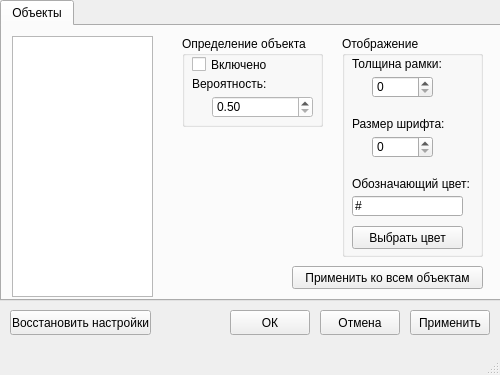
<?xml version="1.0" encoding="UTF-8"?>
<ui version="4.0">
 <class>MainWindow</class>
 <widget class="QMainWindow" name="MainWindow">
  <property name="windowModality">
   <enum>Qt::WindowModal</enum>
  </property>
  <property name="geometry">
   <rect>
    <x>0</x>
    <y>0</y>
    <width>500</width>
    <height>375</height>
   </rect>
  </property>
  <property name="tabletTracking">
   <bool>false</bool>
  </property>
  <property name="focusPolicy">
   <enum>Qt::NoFocus</enum>
  </property>
  <property name="contextMenuPolicy">
   <enum>Qt::DefaultContextMenu</enum>
  </property>
  <property name="windowTitle">
   <string>MainWindow</string>
  </property>
  <property name="inputMethodHints">
   <set>Qt::ImhNone</set>
  </property>
  <property name="toolButtonStyle">
   <enum>Qt::ToolButtonIconOnly</enum>
  </property>
  <property name="animated">
   <bool>true</bool>
  </property>
  <property name="documentMode">
   <bool>false</bool>
  </property>
  <property name="tabShape">
   <enum>QTabWidget::Rounded</enum>
  </property>
  <property name="dockOptions">
   <set>QMainWindow::AllowTabbedDocks|QMainWindow::AnimatedDocks</set>
  </property>
  <widget class="QWidget" name="centralwidget">
   <widget class="QTabWidget" name="tabWidget">
    <property name="geometry">
     <rect>
      <x>0</x>
      <y>0</y>
      <width>501</width>
      <height>301</height>
     </rect>
    </property>
    <property name="sizePolicy">
     <sizepolicy hsizetype="Expanding" vsizetype="Expanding">
      <horstretch>0</horstretch>
      <verstretch>0</verstretch>
     </sizepolicy>
    </property>
    <property name="currentIndex">
     <number>0</number>
    </property>
    <widget class="QWidget" name="tab">
     <attribute name="title">
      <string>Объекты</string>
     </attribute>
     <widget class="QGroupBox" name="groupBox">
      <property name="geometry">
       <rect>
        <x>180</x>
        <y>10</y>
        <width>141</width>
        <height>91</height>
       </rect>
      </property>
      <property name="title">
       <string>Определение объекта</string>
      </property>
      <widget class="QCheckBox" name="checkBox">
       <property name="geometry">
        <rect>
         <x>10</x>
         <y>20</y>
         <width>81</width>
         <height>17</height>
        </rect>
       </property>
       <property name="text">
        <string>Включено</string>
       </property>
       <property name="checked">
        <bool>false</bool>
       </property>
      </widget>
      <widget class="QLabel" name="label">
       <property name="geometry">
        <rect>
         <x>10</x>
         <y>40</y>
         <width>121</width>
         <height>16</height>
        </rect>
       </property>
       <property name="text">
        <string>Вероятность:</string>
       </property>
      </widget>
      <widget class="QDoubleSpinBox" name="doubleSpinBox">
       <property name="geometry">
        <rect>
         <x>30</x>
         <y>60</y>
         <width>101</width>
         <height>22</height>
        </rect>
       </property>
       <property name="palette">
        <palette>
         <active>
          <colorrole role="WindowText">
           <brush brushstyle="SolidPattern">
            <color alpha="255">
             <red>0</red>
             <green>0</green>
             <blue>0</blue>
            </color>
           </brush>
          </colorrole>
          <colorrole role="Button">
           <brush brushstyle="SolidPattern">
            <color alpha="255">
             <red>255</red>
             <green>255</green>
             <blue>255</blue>
            </color>
           </brush>
          </colorrole>
          <colorrole role="Light">
           <brush brushstyle="SolidPattern">
            <color alpha="255">
             <red>255</red>
             <green>255</green>
             <blue>255</blue>
            </color>
           </brush>
          </colorrole>
          <colorrole role="Midlight">
           <brush brushstyle="SolidPattern">
            <color alpha="255">
             <red>255</red>
             <green>255</green>
             <blue>255</blue>
            </color>
           </brush>
          </colorrole>
          <colorrole role="Dark">
           <brush brushstyle="SolidPattern">
            <color alpha="255">
             <red>127</red>
             <green>127</green>
             <blue>127</blue>
            </color>
           </brush>
          </colorrole>
          <colorrole role="Mid">
           <brush brushstyle="SolidPattern">
            <color alpha="255">
             <red>170</red>
             <green>170</green>
             <blue>170</blue>
            </color>
           </brush>
          </colorrole>
          <colorrole role="Text">
           <brush brushstyle="SolidPattern">
            <color alpha="255">
             <red>0</red>
             <green>0</green>
             <blue>0</blue>
            </color>
           </brush>
          </colorrole>
          <colorrole role="BrightText">
           <brush brushstyle="SolidPattern">
            <color alpha="255">
             <red>255</red>
             <green>255</green>
             <blue>255</blue>
            </color>
           </brush>
          </colorrole>
          <colorrole role="ButtonText">
           <brush brushstyle="SolidPattern">
            <color alpha="255">
             <red>0</red>
             <green>0</green>
             <blue>0</blue>
            </color>
           </brush>
          </colorrole>
          <colorrole role="Base">
           <brush brushstyle="SolidPattern">
            <color alpha="255">
             <red>255</red>
             <green>255</green>
             <blue>255</blue>
            </color>
           </brush>
          </colorrole>
          <colorrole role="Window">
           <brush brushstyle="SolidPattern">
            <color alpha="255">
             <red>255</red>
             <green>255</green>
             <blue>255</blue>
            </color>
           </brush>
          </colorrole>
          <colorrole role="Shadow">
           <brush brushstyle="SolidPattern">
            <color alpha="255">
             <red>0</red>
             <green>0</green>
             <blue>0</blue>
            </color>
           </brush>
          </colorrole>
          <colorrole role="AlternateBase">
           <brush brushstyle="SolidPattern">
            <color alpha="255">
             <red>255</red>
             <green>255</green>
             <blue>255</blue>
            </color>
           </brush>
          </colorrole>
          <colorrole role="ToolTipBase">
           <brush brushstyle="SolidPattern">
            <color alpha="255">
             <red>255</red>
             <green>255</green>
             <blue>220</blue>
            </color>
           </brush>
          </colorrole>
          <colorrole role="ToolTipText">
           <brush brushstyle="SolidPattern">
            <color alpha="255">
             <red>0</red>
             <green>0</green>
             <blue>0</blue>
            </color>
           </brush>
          </colorrole>
         </active>
         <inactive>
          <colorrole role="WindowText">
           <brush brushstyle="SolidPattern">
            <color alpha="255">
             <red>0</red>
             <green>0</green>
             <blue>0</blue>
            </color>
           </brush>
          </colorrole>
          <colorrole role="Button">
           <brush brushstyle="SolidPattern">
            <color alpha="255">
             <red>255</red>
             <green>255</green>
             <blue>255</blue>
            </color>
           </brush>
          </colorrole>
          <colorrole role="Light">
           <brush brushstyle="SolidPattern">
            <color alpha="255">
             <red>255</red>
             <green>255</green>
             <blue>255</blue>
            </color>
           </brush>
          </colorrole>
          <colorrole role="Midlight">
           <brush brushstyle="SolidPattern">
            <color alpha="255">
             <red>255</red>
             <green>255</green>
             <blue>255</blue>
            </color>
           </brush>
          </colorrole>
          <colorrole role="Dark">
           <brush brushstyle="SolidPattern">
            <color alpha="255">
             <red>127</red>
             <green>127</green>
             <blue>127</blue>
            </color>
           </brush>
          </colorrole>
          <colorrole role="Mid">
           <brush brushstyle="SolidPattern">
            <color alpha="255">
             <red>170</red>
             <green>170</green>
             <blue>170</blue>
            </color>
           </brush>
          </colorrole>
          <colorrole role="Text">
           <brush brushstyle="SolidPattern">
            <color alpha="255">
             <red>0</red>
             <green>0</green>
             <blue>0</blue>
            </color>
           </brush>
          </colorrole>
          <colorrole role="BrightText">
           <brush brushstyle="SolidPattern">
            <color alpha="255">
             <red>255</red>
             <green>255</green>
             <blue>255</blue>
            </color>
           </brush>
          </colorrole>
          <colorrole role="ButtonText">
           <brush brushstyle="SolidPattern">
            <color alpha="255">
             <red>0</red>
             <green>0</green>
             <blue>0</blue>
            </color>
           </brush>
          </colorrole>
          <colorrole role="Base">
           <brush brushstyle="SolidPattern">
            <color alpha="255">
             <red>255</red>
             <green>255</green>
             <blue>255</blue>
            </color>
           </brush>
          </colorrole>
          <colorrole role="Window">
           <brush brushstyle="SolidPattern">
            <color alpha="255">
             <red>255</red>
             <green>255</green>
             <blue>255</blue>
            </color>
           </brush>
          </colorrole>
          <colorrole role="Shadow">
           <brush brushstyle="SolidPattern">
            <color alpha="255">
             <red>0</red>
             <green>0</green>
             <blue>0</blue>
            </color>
           </brush>
          </colorrole>
          <colorrole role="AlternateBase">
           <brush brushstyle="SolidPattern">
            <color alpha="255">
             <red>255</red>
             <green>255</green>
             <blue>255</blue>
            </color>
           </brush>
          </colorrole>
          <colorrole role="ToolTipBase">
           <brush brushstyle="SolidPattern">
            <color alpha="255">
             <red>255</red>
             <green>255</green>
             <blue>220</blue>
            </color>
           </brush>
          </colorrole>
          <colorrole role="ToolTipText">
           <brush brushstyle="SolidPattern">
            <color alpha="255">
             <red>0</red>
             <green>0</green>
             <blue>0</blue>
            </color>
           </brush>
          </colorrole>
         </inactive>
         <disabled>
          <colorrole role="WindowText">
           <brush brushstyle="SolidPattern">
            <color alpha="255">
             <red>127</red>
             <green>127</green>
             <blue>127</blue>
            </color>
           </brush>
          </colorrole>
          <colorrole role="Button">
           <brush brushstyle="SolidPattern">
            <color alpha="255">
             <red>255</red>
             <green>255</green>
             <blue>255</blue>
            </color>
           </brush>
          </colorrole>
          <colorrole role="Light">
           <brush brushstyle="SolidPattern">
            <color alpha="255">
             <red>255</red>
             <green>255</green>
             <blue>255</blue>
            </color>
           </brush>
          </colorrole>
          <colorrole role="Midlight">
           <brush brushstyle="SolidPattern">
            <color alpha="255">
             <red>255</red>
             <green>255</green>
             <blue>255</blue>
            </color>
           </brush>
          </colorrole>
          <colorrole role="Dark">
           <brush brushstyle="SolidPattern">
            <color alpha="255">
             <red>127</red>
             <green>127</green>
             <blue>127</blue>
            </color>
           </brush>
          </colorrole>
          <colorrole role="Mid">
           <brush brushstyle="SolidPattern">
            <color alpha="255">
             <red>170</red>
             <green>170</green>
             <blue>170</blue>
            </color>
           </brush>
          </colorrole>
          <colorrole role="Text">
           <brush brushstyle="SolidPattern">
            <color alpha="255">
             <red>127</red>
             <green>127</green>
             <blue>127</blue>
            </color>
           </brush>
          </colorrole>
          <colorrole role="BrightText">
           <brush brushstyle="SolidPattern">
            <color alpha="255">
             <red>255</red>
             <green>255</green>
             <blue>255</blue>
            </color>
           </brush>
          </colorrole>
          <colorrole role="ButtonText">
           <brush brushstyle="SolidPattern">
            <color alpha="255">
             <red>127</red>
             <green>127</green>
             <blue>127</blue>
            </color>
           </brush>
          </colorrole>
          <colorrole role="Base">
           <brush brushstyle="SolidPattern">
            <color alpha="255">
             <red>255</red>
             <green>255</green>
             <blue>255</blue>
            </color>
           </brush>
          </colorrole>
          <colorrole role="Window">
           <brush brushstyle="SolidPattern">
            <color alpha="255">
             <red>255</red>
             <green>255</green>
             <blue>255</blue>
            </color>
           </brush>
          </colorrole>
          <colorrole role="Shadow">
           <brush brushstyle="SolidPattern">
            <color alpha="255">
             <red>0</red>
             <green>0</green>
             <blue>0</blue>
            </color>
           </brush>
          </colorrole>
          <colorrole role="AlternateBase">
           <brush brushstyle="SolidPattern">
            <color alpha="255">
             <red>255</red>
             <green>255</green>
             <blue>255</blue>
            </color>
           </brush>
          </colorrole>
          <colorrole role="ToolTipBase">
           <brush brushstyle="SolidPattern">
            <color alpha="255">
             <red>255</red>
             <green>255</green>
             <blue>220</blue>
            </color>
           </brush>
          </colorrole>
          <colorrole role="ToolTipText">
           <brush brushstyle="SolidPattern">
            <color alpha="255">
             <red>0</red>
             <green>0</green>
             <blue>0</blue>
            </color>
           </brush>
          </colorrole>
         </disabled>
        </palette>
       </property>
       <property name="decimals">
        <number>2</number>
       </property>
       <property name="minimum">
        <double>0.500000000000000</double>
       </property>
       <property name="maximum">
        <double>0.990000000000000</double>
       </property>
       <property name="singleStep">
        <double>0.010000000000000</double>
       </property>
      </widget>
     </widget>
     <widget class="QGroupBox" name="groupBox_2">
      <property name="geometry">
       <rect>
        <x>340</x>
        <y>10</y>
        <width>141</width>
        <height>221</height>
       </rect>
      </property>
      <property name="title">
       <string>Отображение</string>
      </property>
      <widget class="QLabel" name="label_3">
       <property name="geometry">
        <rect>
         <x>10</x>
         <y>20</y>
         <width>121</width>
         <height>16</height>
        </rect>
       </property>
       <property name="text">
        <string>Толщина рамки:</string>
       </property>
      </widget>
      <widget class="QSpinBox" name="spinBox">
       <property name="geometry">
        <rect>
         <x>30</x>
         <y>40</y>
         <width>61</width>
         <height>22</height>
        </rect>
       </property>
       <property name="maximum">
        <number>20</number>
       </property>
      </widget>
      <widget class="QLabel" name="label_4">
       <property name="geometry">
        <rect>
         <x>10</x>
         <y>80</y>
         <width>121</width>
         <height>16</height>
        </rect>
       </property>
       <property name="text">
        <string>Размер шрифта:</string>
       </property>
      </widget>
      <widget class="QSpinBox" name="spinBox_2">
       <property name="geometry">
        <rect>
         <x>30</x>
         <y>100</y>
         <width>61</width>
         <height>22</height>
        </rect>
       </property>
      </widget>
      <widget class="QLabel" name="label_2">
       <property name="geometry">
        <rect>
         <x>10</x>
         <y>140</y>
         <width>121</width>
         <height>16</height>
        </rect>
       </property>
       <property name="text">
        <string>Обозначающий цвет:</string>
       </property>
      </widget>
      <widget class="QLineEdit" name="lineEdit">
       <property name="geometry">
        <rect>
         <x>10</x>
         <y>160</y>
         <width>111</width>
         <height>20</height>
        </rect>
       </property>
       <property name="inputMask">
        <string>\#HHHHHH</string>
       </property>
       <property name="text">
        <string>#</string>
       </property>
      </widget>
      <widget class="QPushButton" name="pushButton_5">
       <property name="geometry">
        <rect>
         <x>10</x>
         <y>190</y>
         <width>111</width>
         <height>23</height>
        </rect>
       </property>
       <property name="text">
        <string>Выбрать цвет</string>
       </property>
      </widget>
     </widget>
     <widget class="QListWidget" name="listWidget">
      <property name="geometry">
       <rect>
        <x>10</x>
        <y>10</y>
        <width>141</width>
        <height>261</height>
       </rect>
      </property>
     </widget>
     <widget class="QPushButton" name="pushButton_6">
      <property name="geometry">
       <rect>
        <x>290</x>
        <y>240</y>
        <width>191</width>
        <height>23</height>
       </rect>
      </property>
      <property name="text">
       <string>Применить ко всем объектам</string>
      </property>
     </widget>
    </widget>
   </widget>
   <widget class="QPushButton" name="pushButton">
    <property name="geometry">
     <rect>
      <x>410</x>
      <y>310</y>
      <width>80</width>
      <height>25</height>
     </rect>
    </property>
    <property name="text">
     <string>Применить</string>
    </property>
   </widget>
   <widget class="QPushButton" name="pushButton_2">
    <property name="geometry">
     <rect>
      <x>320</x>
      <y>310</y>
      <width>80</width>
      <height>25</height>
     </rect>
    </property>
    <property name="text">
     <string>Отмена</string>
    </property>
   </widget>
   <widget class="QPushButton" name="pushButton_3">
    <property name="geometry">
     <rect>
      <x>230</x>
      <y>310</y>
      <width>80</width>
      <height>25</height>
     </rect>
    </property>
    <property name="text">
     <string>ОК</string>
    </property>
   </widget>
   <widget class="QPushButton" name="pushButton_4">
    <property name="geometry">
     <rect>
      <x>10</x>
      <y>310</y>
      <width>141</width>
      <height>25</height>
     </rect>
    </property>
    <property name="text">
     <string>Восстановить настройки</string>
    </property>
   </widget>
  </widget>
  <widget class="QMenuBar" name="menubar">
   <property name="geometry">
    <rect>
     <x>0</x>
     <y>0</y>
     <width>500</width>
     <height>21</height>
    </rect>
   </property>
  </widget>
  <widget class="QStatusBar" name="statusbar"/>
 </widget>
 <resources/>
 <connections/>
</ui>
